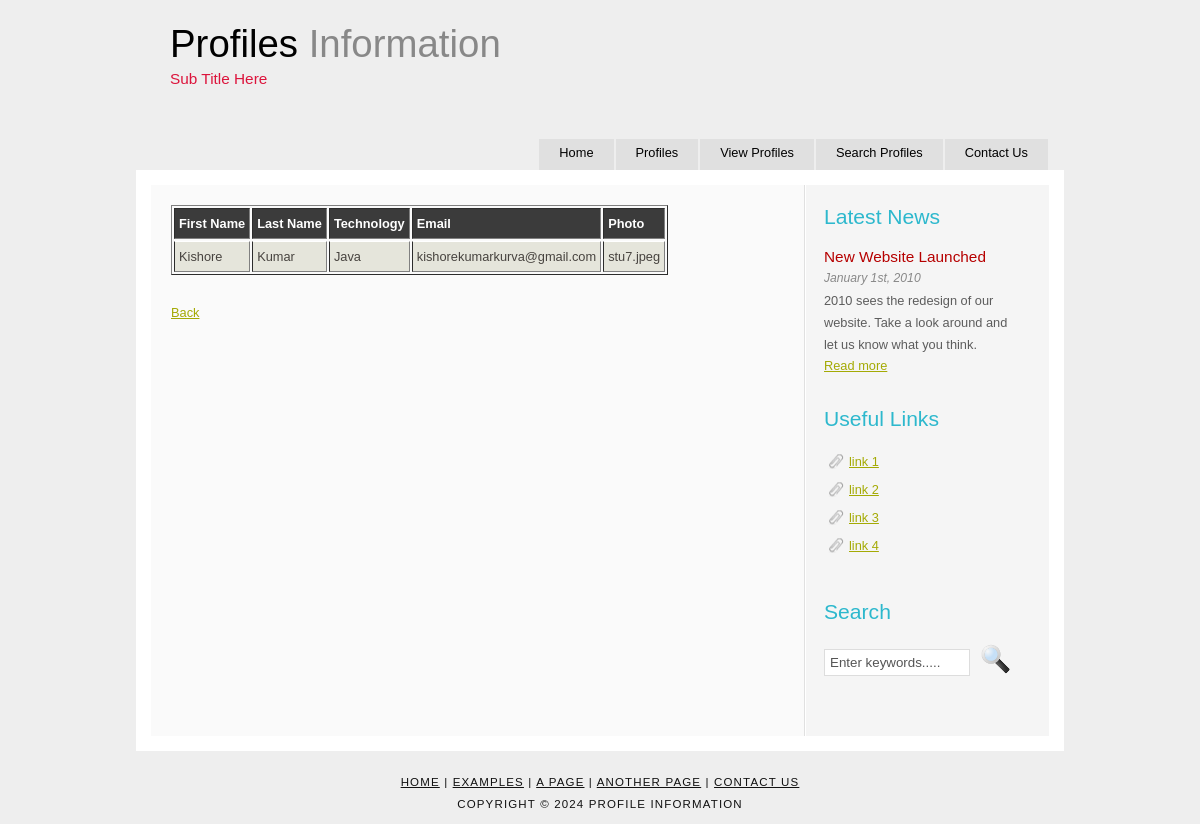
/readprofile/1, run on the app's committed database.
### profiles/models.py (models this page shows)
class Info(models.Model):
    fn = models.CharField(max_length = 50)
    ln = models.CharField(max_length = 50)
    tech = models.CharField(max_length = 200)
    email = models.EmailField()
    photo = models.FileField()

### profiles/views.py (the view)
# urls.py: path('readprofile/<str:id>', ReadProfile, name='readprofile'),
def ReadProfile(request, id):
    try:
        row = Info.objects.get(id = id)
    except Exception:
        row = None
    return render(request, 'profiles/readprofile.html', {'row':row})

### templates/profiles/readprofile.html (shortened to what this page needs)
{% extends 'base.html' %}
{% block content %}
    {% if row %}
        <table border="1" cellpadding="10" align="center">
            <tr>
                <th>First Name</th>
                <th>Last Name</th>
                <th>Technology</th>
                <th>Email</th>
                <th>Photo</th>
            </tr>
            <tr>
                <td>{{row.fn}}</td>
                <td>{{row.ln}}</td>
                <td>{{row.tech}}</td>
                <td>{{row.email}}</td>
                <td>{{row.photo}}</td>
            </tr>
        </table>
    {% else %}
        <h3 align="center">Books not found</h3><br><br>
    {% endif %}
    <div class="rs-btn">
        <a href="{% url 'index' %}">Back</a>
    </div>
{% endblock %}

### static/style/style.css (style rules this page uses)
html { height: 100%; }
* { margin: 0; padding: 0; }
body { font: normal .80em trebuchet ms, sans-serif; background: #EEE; color: #5D5D5D; }
a, a:hover { outline: none; text-decoration: underline; color: #A4AA04; }
table { margin: 10px 0 30px 0; }
table tr th, table tr td { background: #3B3B3B; color: #FFF; padding: 7px 4px; text-align: left; }
table tr td { background: #E5E5DB; color: #47433F; border-top: 1px solid #FFF; }

### data on the page
Info: fn "Kishore", ln "Kumar", tech "Java", email "kishorekumarkurva@gmail.com", photo "stu7.jpeg"
